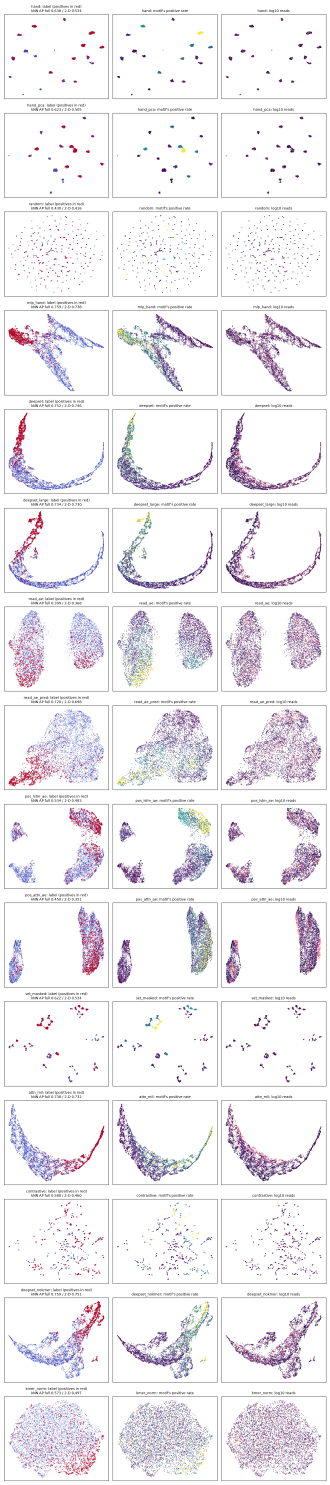
#> input picture analysis/representation/figures/umap.png, 1320 x 5940 px (shown at 1/4 size)
$ python report_umap_full.py
#> lines starting #> are read from the running program, lines starting #| are printed output that depends on the picture
"""The report appendix's full UMAP: every screened representation, in three parts.

    python analysis/representation/report_umap_full.py
        -> report/figures/fig_read_umap_full_{1,2,3}.png

visualise.py drew all 15 representations as one image (figures/umap.png), one
row each: coloured by label, by the motif's positive rate, and by read depth.
At 15 rows it is too tall for a page, so this cuts it into three images of
five rows. Nothing is recomputed: the rows are the same sites and UMAP
settings as the report's four-panel figure (report_umap.py). Regenerating it
from scratch needs every representation's site vectors, two of which
(set_masked, contrastive) exist only on Ronin.
"""

from __future__ import annotations

from pathlib import Path

from PIL import Image

HERE = Path(__file__).resolve().parent
SOURCE = HERE / "figures" / "umap.png"
OUT = HERE.parents[1] / "report" / "figures"
ROWS = 15
PARTS = 3


def main() -> None:
    image = Image.open(SOURCE)
#> image is the input picture: PIL image 1320x5940 RGBA; mean R, G, B, A 240.9, 238.4, 242.2, 255
    width, height = image.size
#> width = 1320; height = 5940
    row = height // ROWS
#> row = 396
    assert row * ROWS == height, f"{SOURCE} is not {ROWS} equal rows ({height} px)"
    per_part = ROWS // PARTS
    for part in range(PARTS):
        top = part * per_part * row
        crop = image.crop((0, top, width, top + per_part * row))
        path = OUT / f"fig_read_umap_full_{part + 1}.png"
        crop.save(path)
        print(f"wrote {path} (rows {part * per_part + 1}-{(part + 1) * per_part})")
#> this loop made 3 passes
#> pass 1, in main, `crop = image.crop((0, top, width, top + per_part * row))`:
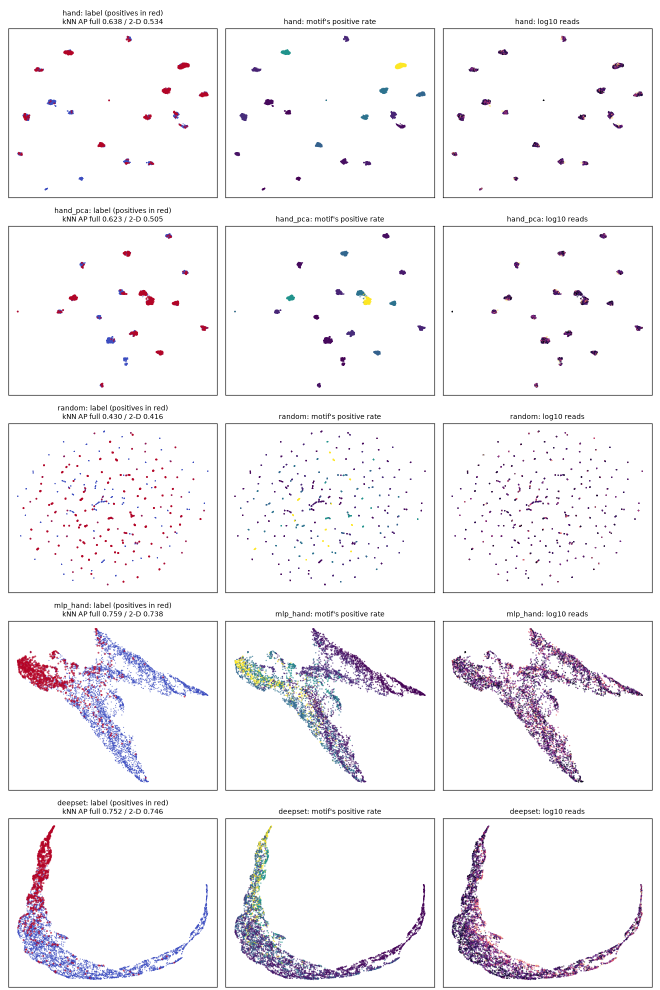
#> crop: PIL image 1320x1980 RGBA (shown at 1/2 size); mean R, G, B, A 245.1, 243.5, 245.8, 255
#> pass 2, in main, `crop = image.crop((0, top, width, top + per_part * row))`:
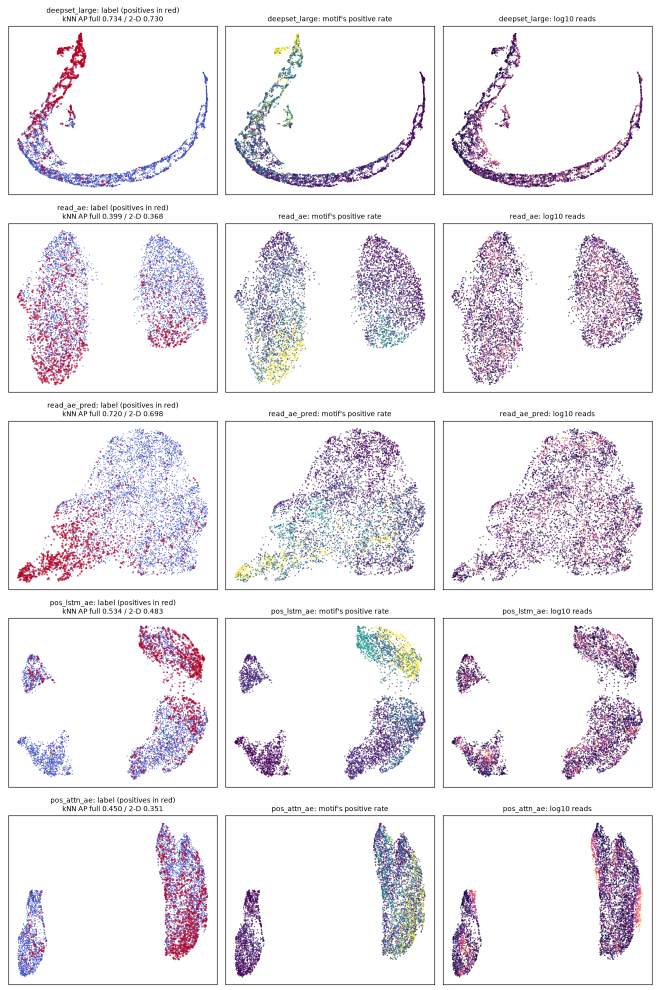
#> crop: PIL image 1320x1980 RGBA (shown at 1/2 size); mean R, G, B, A 236.5, 233, 238.4, 255
#> pass 3, in main, `crop = image.crop((0, top, width, top + per_part * row))`:
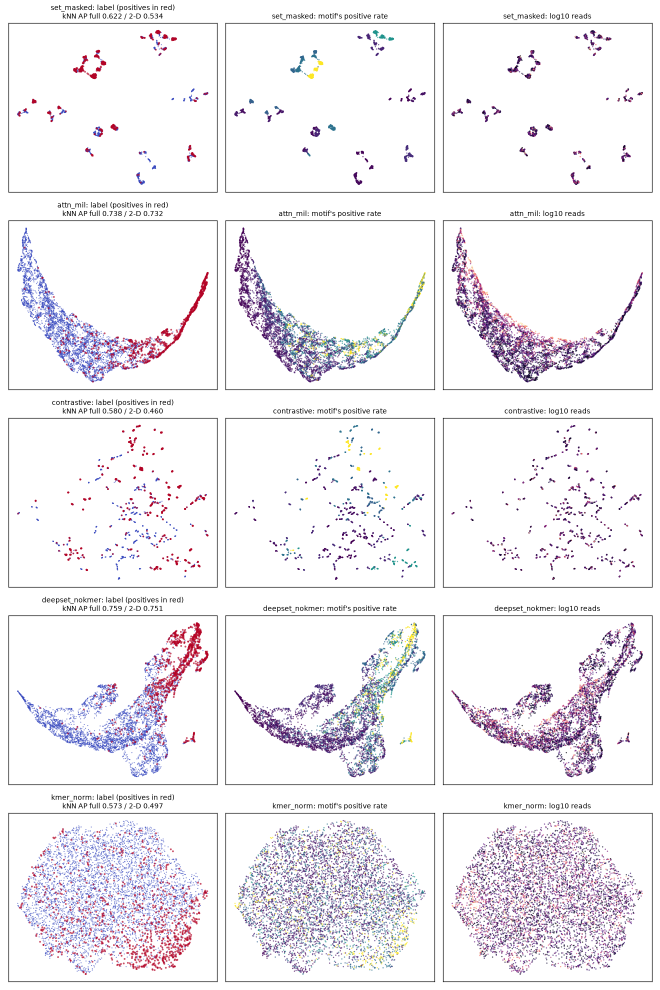
#> crop: PIL image 1320x1980 RGBA (shown at 1/2 size); mean R, G, B, A 241.1, 238.6, 242.4, 255


if __name__ == "__main__":
    main()
